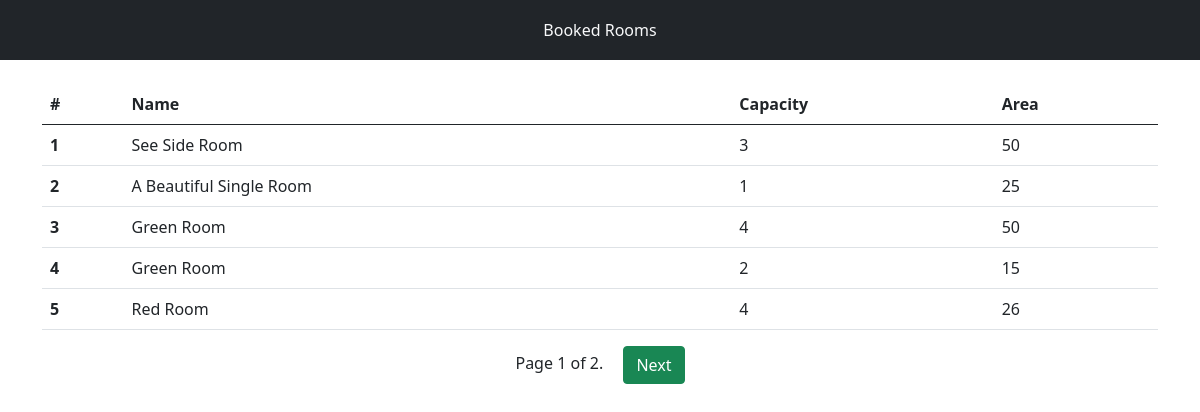
The page /rooms/booked_list/ on the database its author committed.
### rooms/models.py (models this page shows, shortened)
class RoomModel(models.Model):
    name = models.CharField(max_length=1023)
    capacity = models.PositiveSmallIntegerField(default=1)
    area = models.PositiveSmallIntegerField()
    class Meta:
        unique_together = ("name", "capacity")

### rooms/views.py (the view)
# urls.py: path("booked_list/", views.ListBookedRooms.as_view(), name="get_booked_rooms")
class ListBookedRooms(ListView):
    template_name="rooms/index.html"
    paginate_by=5
    def get_queryset(self) -> QuerySet[Any]:
        qs = RoomModel.objects.filter(Q(reservations__end_date__gte=date.today())).distinct()
        return qs

### rooms/templates/rooms/index.html (shortened to what this page needs)
<!DOCTYPE html>
<html lang="en">
  <head>
    <link
      href="https://cdn.jsdelivr.net/npm/bootstrap@5.0.2/dist/css/bootstrap.min.css"
      rel="stylesheet"
    />
  </head>
  <body>
    <div class="container-fluid navbar bg-dark text-light">
        <span class="mx-auto">Booked Rooms</span>
    </div>
    <div class="container mt-4">
        {% if object_list|length%}
        <table class="table">
            <thead>
              <tr>
                <th scope="col">#</th>
                <th scope="col">Name</th>
                <th scope="col">Capacity</th>
                <th scope="col">Area</th>
              </tr>
            </thead>
            <tbody>
              {% for room in object_list %}
                <tr>
                    <th scope="row">{{forloop.counter}}</th>
                    <td>{{room.name}}</td>
                    <td>{{room.capacity}}</td>
                    <td>{{room.area}}</td>
                </tr>
              {% endfor %}
            </tbody>
          </table>
          <div class="container text-center">
            <span>
              <span>
                Page {{ page_obj.number }} of {{ page_obj.paginator.num_pages }}.
              </span>
              {% if page_obj.has_next %}
                <a href="?page={{ page_obj.next_page_number }}" class="text-decoration-none ms-3 btn btn-success">Next</a>
              {% endif %}
            </span>
          </div>
        {% else %}
          <p class="alert alert-info">No room is booked!</p>
        {% endif %}
    </div>
  </body>
</html>

### rooms/templates/rooms/index.html (style rules this page uses)
.navbar { height: 60px; }

### rows shown on the page
RoomModel: name "See Side Room", capacity "3", area "50"
RoomModel: name "A Beautiful Single Room", capacity "1", area "25"
RoomModel: name "Green Room", capacity "4", area "50"
RoomModel: name "Green Room", capacity "2", area "15"
RoomModel: name "Red Room", capacity "4", area "26"

### other values the page prints
{{ page_obj.number }} "1"
{{ page_obj.paginator.num_pages }} "2"
